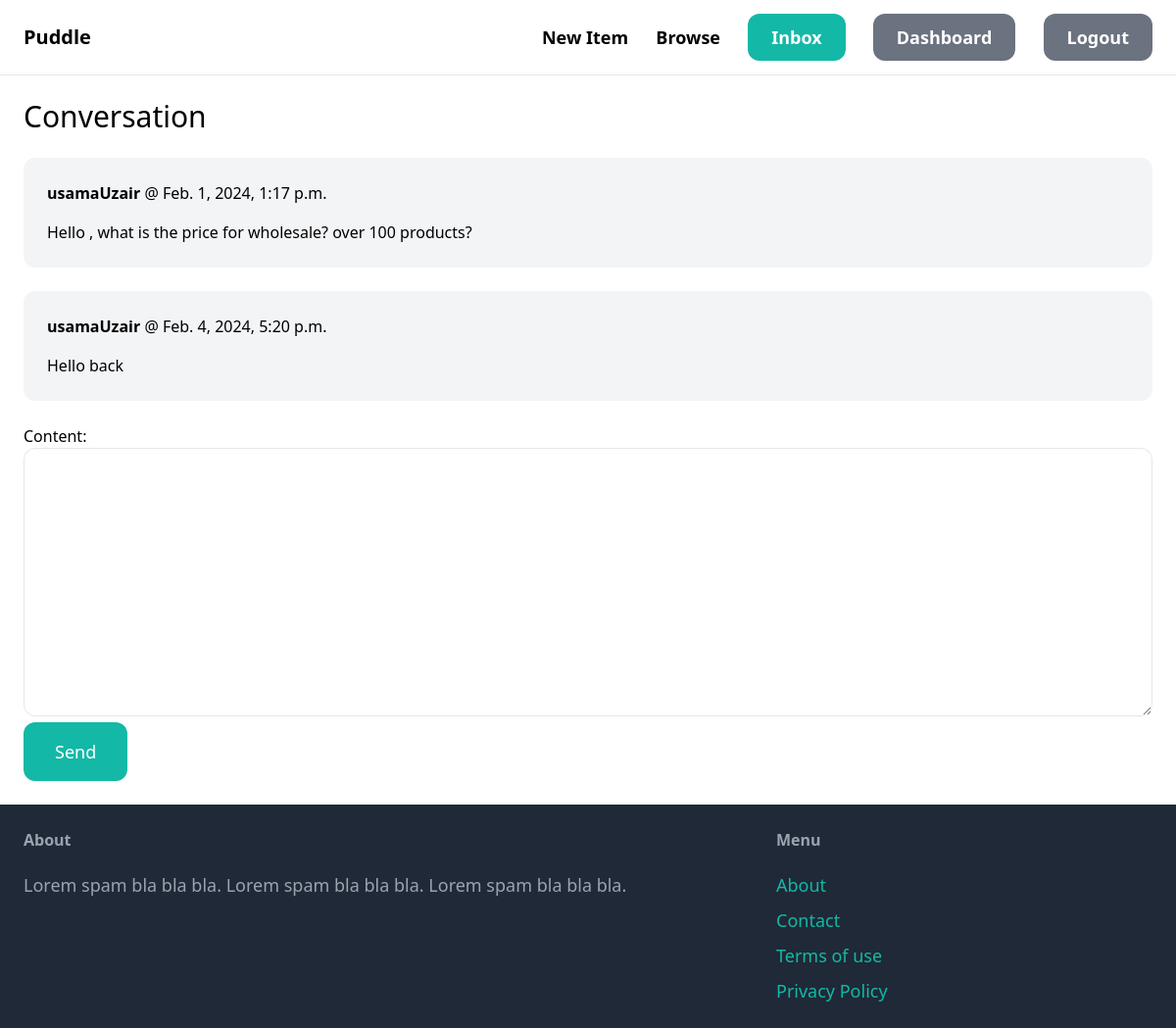
The page /inbox/1/ (signed in) on the database its author committed.
### conversation/models.py (models this page shows)
class ConversationMessage(models.Model):
    conversation = models.ForeignKey(Conversation, related_name = 'messages', on_delete=models.CASCADE)
    content = models.TextField()
    created_at = models.DateTimeField(auto_now_add=True)
    created_by = models.ForeignKey(User, related_name='created_messages', on_delete = models.CASCADE)

### conversation/views.py (the view)
# urls.py: path('<int:pk>/',views.detail, name='detail'),
@login_required
def detail(request,pk): # this pk is conversations
    conversation = Conversation.objects.filter(members__in=[request.user.id]).get(pk=pk)
    if request.method == 'POST':
        form = ConversationMessageForm(request.POST)
        if form.is_valid():
            conversation_message = form.save(commit=False)
            conversation_message.conversation = conversation
            conversation_message.created_by = request.user
            conversation_message.save()
            conversation.save()
            return redirect('conversation:detail',pk=pk)
    else:
        form = ConversationMessageForm()
    return render(request,'conversation/detail.html',{
        'conversation' : conversation,
        'form' : form
    })

### conversation/forms.py
class ConversationMessageForm(forms.ModelForm):
    class Meta:
        model = ConversationMessage
        fields = ('content',)
        widgets = {
            'content' : forms.Textarea(attrs={
                'class' : 'w-full py-4 px-6 rounded-xl border'
            })
        }

### conversation/templates/conversation/detail.html (shortened to what this page needs)
{% extends 'core/base.html' %}
{% block content %}
<h1 class="mb-6 text-3xl">Conversation</h1>
<div class="space-y-6">
    {% for message in conversation.messages.all %}
      <div class="p-6 flex {% if message.created_by == request.user %} bg-blue-100 {% else %} bg-gray-100 {% endif%} rounded-xl">
            <div>
                <p class="mb-4"><strong>{{ message.created_by }}</strong> @ {{ message.created_at }}</p>
                <p>{{ message.content }}</p>
            </div>
      </div>
    {% endfor %}
</div>
<form action="." method="post" class="mt-6">
    {{ form.as_p }}
    <button class="py-4 px-8 text-lg bg-teal-500 hover:bg-teal-700 rounded-xl text-white">Send</button>
</form>
{% endblock %}

### rows shown on the page
ConversationMessage: created_by "usamaUzair", created_at "Feb. 1, 2024, 1:17 p.m.", content "Hello , what is the price for wholesale? over 100 products?"
ConversationMessage: created_by "usamaUzair", created_at "Feb. 4, 2024, 5:20 p.m.", content "Hello back"
